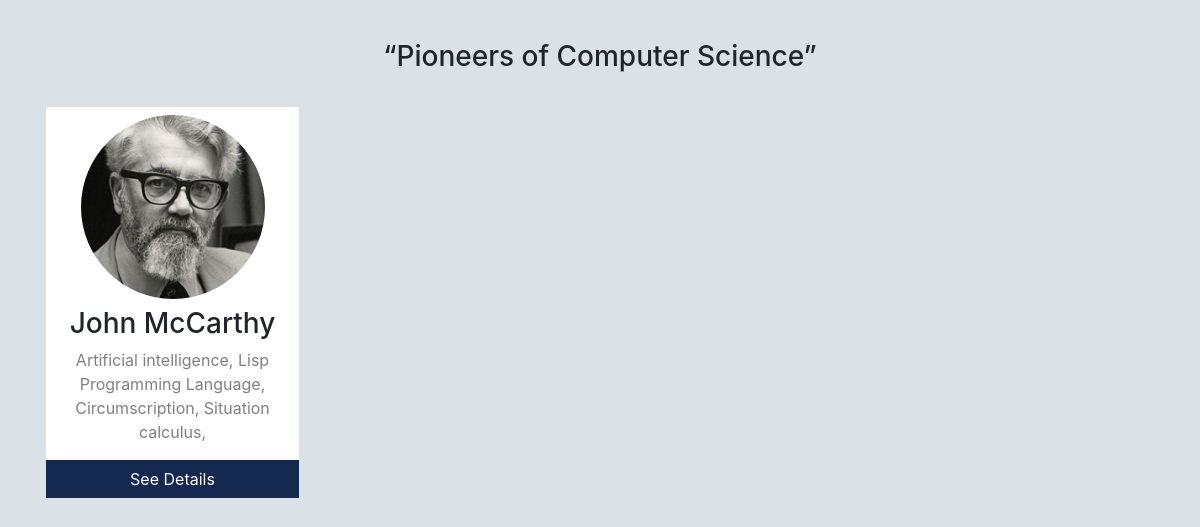
The page /php/pioneer.php on the database as committed earlier.
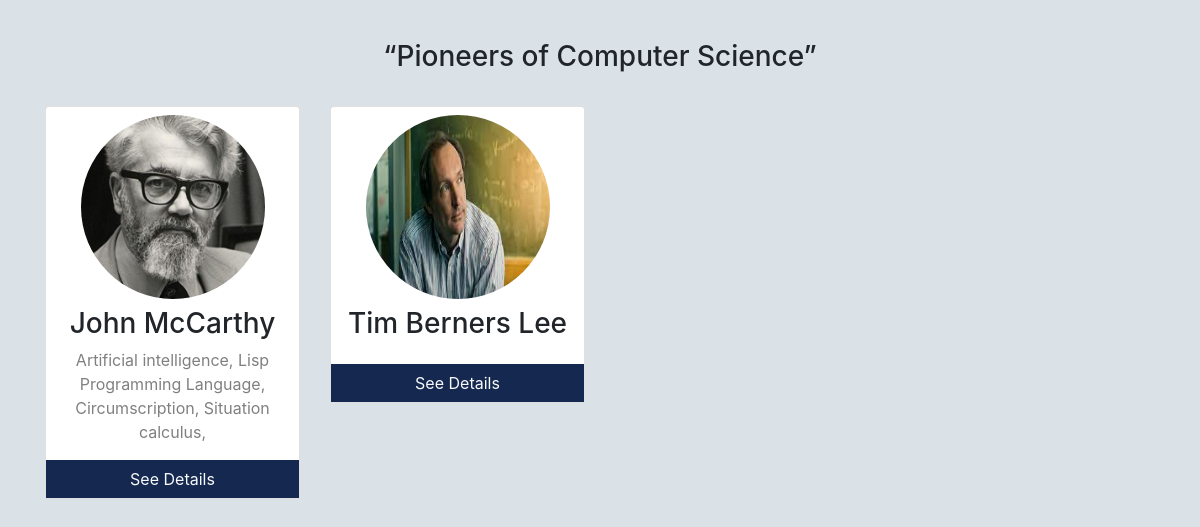
The same page on the database as committed later.
### tables this page shows
CREATE TABLE IF NOT EXISTS `scientist` (
  `Scientist_ID` int(100) NOT NULL AUTO_INCREMENT,
  `Sci_Name` varchar(100) NOT NULL,
  `Work_place` varchar(255) NOT NULL,
  `Sci_img` varchar(255) NOT NULL,
  `Birth` varchar(100) NOT NULL,
  `Death` varchar(100) NOT NULL,
  `Education` varchar(255) NOT NULL,
  `Add_Info` varchar(10000) NOT NULL,
  `Pub_Year` varchar(100) NOT NULL,
  `Pub_Count` int(100) NOT NULL,
  `Cite_Count` int(100) NOT NULL,
  `Avg_Cite_Count` int(100) NOT NULL,
  `Youtube` varchar(255) NOT NULL,
  `research_gate` varchar(255) NOT NULL,
  `wikipedia` varchar(255) NOT NULL,
  PRIMARY KEY (`Scientist_ID`)
);

CREATE TABLE IF NOT EXISTS `research_area` (
  `Sub_ID` int(100) NOT NULL AUTO_INCREMENT,
  `Sub_Name` varchar(255) NOT NULL,
  PRIMARY KEY (`Sub_ID`)
);

### php/pioneer.php (the view, shortened to what this page needs)
<?php
    include('dbcon.php');
?>
<?php
if($connect){
    $art = "SELECT * from scientist where Pub_Count!='0'";
    $res = mysqli_query($connect, $art);
}
?>
<!DOCTYPE html>
<html lang="en">
<head>
    <link href="https://stackpath.bootstrapcdn.com/font-awesome/4.7.0/css/font-awesome.min.css" rel="stylesheet">
    <link href="https://cdn.jsdelivr.net/npm/bootstrap@5.0.2/dist/css/bootstrap.min.css" rel="stylesheet"
>
    <link rel="stylesheet" href="../css/bootstrap.min.css">
    <link rel="stylesheet" href="../css/animate.css">
    <link rel="stylesheet" href="../css/tribute.css?v=<?php echo time(); ?>">
</head>
<body>
<div class="container text-center description mt-3 pioneers">
        <h3 class="p-4"><q>Pioneers of Computer Science</q></h3>
        <div class="row">
            <?php
                while ($row = mysqli_fetch_assoc($res)) :
                ?>
            <div class="col-sm-6 col-md-3">
                <div class="card mb-3">
                    <img src="../image/<?php echo $row['Sci_img'];?>" alt="John" style="width:200px; height: 200px; align-items:center"
                        class="center p-2 rounded-circle">
                    <h3><?php echo $row['Sci_Name'];?></h3>
                    <?php
                    if($connect){
                    $sql1 = "SELECT * from (scientist inner join work using(Scientist_ID)) inner join research_area using(Sub_ID) where Sci_Name='$row[Sci_Name]'";
                    $result = mysqli_query($connect, $sql1);
                    }
                    ?>
                    <p class="title"><?php
                            while ($row1 = mysqli_fetch_assoc($result)) :
                        ?>
                        <span class="fs-6"><?php echo $row1['Sub_Name'];?>, </span>
                        <?php endwhile; ?>
                    </p>
                    <p style="background-color: #142850;" class="m-0"><a href="tribute.php?profile=<?php echo $row['Scientist_ID'];?>" class="btn btn-block text-light link_btn" role="button" aria-disabled="true">See Details</a></p>
                </div>
            </div>
            <?php endwhile; ?>
        </div>
    </div>
</body>
</html>

### css/tribute.css (style rules this page uses)
body { background-color: #DAE1E7; }
.title { color: grey; font-size: 18px; }
a ,h1 { text-decoration: none; font-size: 22px; color: #142850; }
.center { display: block; margin-left: auto; margin-right: auto; width: 50%; }

Rows that differ between the two databases and show on the page:
added scientist: Sci_img (picture), Sci_Name "Tim Berners Lee", shown under "Pioneers of Computer Science"
